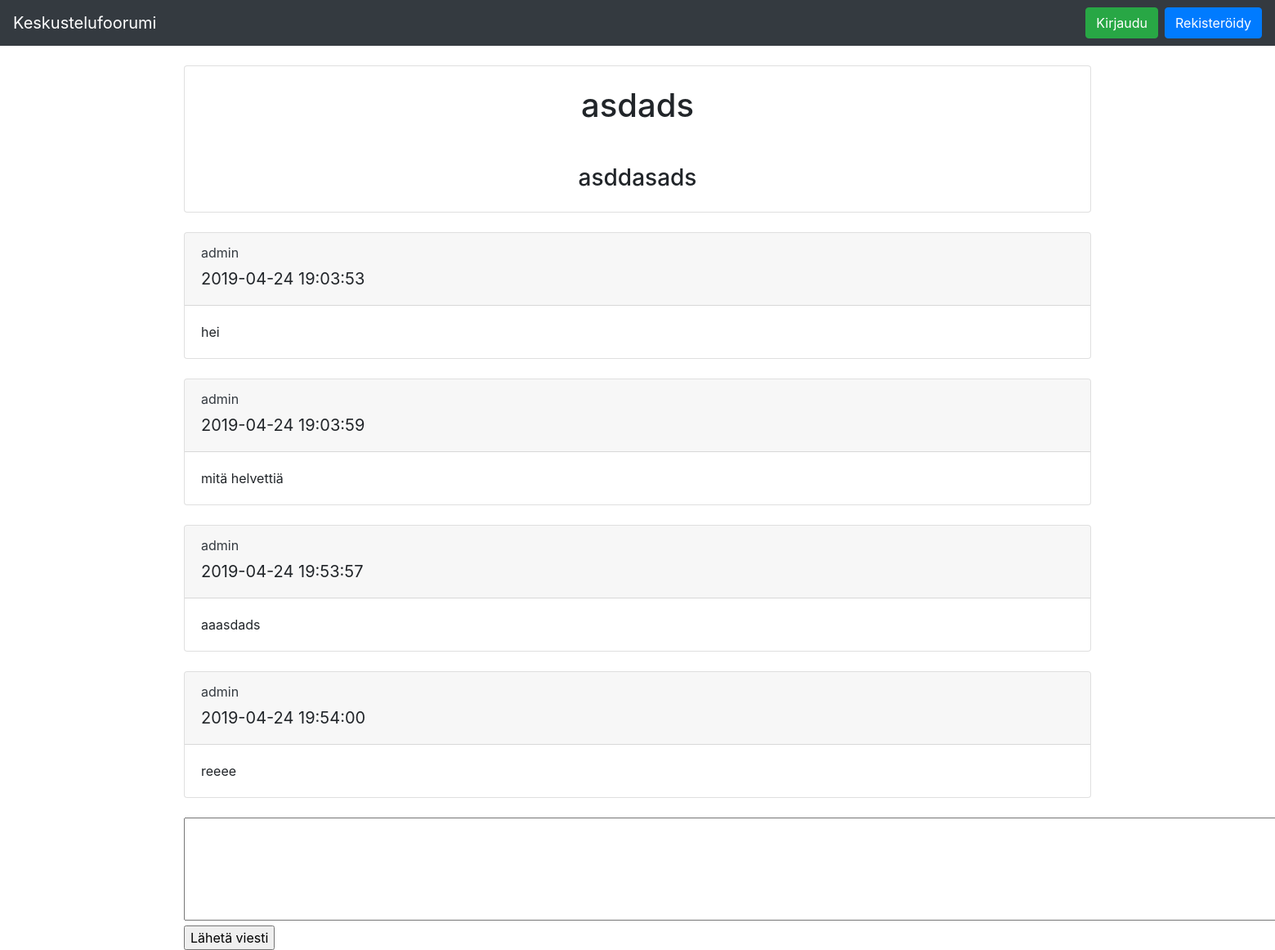
Page /topics/3 on the committed database.
### application/topics/models.py (models this page shows, shortened)
class Topics(db.Model):
    id = db.Column(db.Integer, primary_key=True)
    date_created = db.Column(db.DateTime, default=db.func.current_timestamp())
    date_modified = db.Column(
        db.DateTime,
        default=db.func.current_timestamp(),
        onupdate=db.func.current_timestamp())
    name = db.Column(db.String(144), nullable=False)
    desc = db.Column(db.String(144), nullable=True)
    account_id = db.Column(
        db.Integer, db.ForeignKey('account.id'), nullable=False)
    kategoriat = relationship("Categories", secondary="topics_categories")

### application/posts/models.py (models this page shows, shortened)
class Posts(db.Model):
    id = db.Column(db.Integer, primary_key=True)
    date_created = db.Column(db.DateTime, default=db.func.current_timestamp())
    date_modified = db.Column(
        db.DateTime,
        default=db.func.current_timestamp(),
        onupdate=db.func.current_timestamp())
    message = db.Column(db.Text, nullable=False)
    account_id = db.Column(
        db.Integer, db.ForeignKey('account.id'), nullable=False)
    topics_id = db.Column(
        db.Integer, db.ForeignKey('topics.id'), nullable=False)
    @staticmethod
    def find_posts(topic_id):
        stmt = text(
            "SELECT Posts.id, Posts.message, Account.username, Posts.date_created, Account.id FROM Posts "
            "LEFT JOIN Account ON Account.id = Posts.account_id "
            "LEFT JOIN Topics ON Topics.id = Posts.topics_id "
            "WHERE Topics.id = :topic").params(topic=topic_id)
        res = db.engine.execute(stmt)
        response = []
        for row in res:
            response.append({
                "id": row[0],
                "message": row[1],
                "username": row[2],
                "date": row[3],
                "userid": row[4],
            })
        return response
    @staticmethod
    def topics_info(topic_id):
        stmt = text(
            "SELECT Topics.id, Topics.name, Topics.desc FROM Topics "
            "WHERE Topics.id = :topic").params(topic=topic_id)
        res = db.engine.execute(stmt)
        response = []
        for row in res:
            response.append({"id": row[0], "name": row[1], "desc": row[2]})
        return response

### application/auth/models.py (models this page shows, shortened)
class User(db.Model):
    __tablename__ = "account"
    id = db.Column(db.Integer, primary_key=True)
    name = db.Column(db.String(144), nullable=False)
    username = db.Column(db.String(144), nullable=False)
    password = db.Column(db.String(144), nullable=False)
    rank = db.Column(db.String(144), nullable=False)

### application/topics/views.py (the view)
@app.route("/topics/<topic_id>")
def topic_link(topic_id):
    return render_template(
        "topics/topic.html", topic_id=topic_id, form=PostsForm(), find_posts=Posts.find_posts(topic_id), topics_info=Posts.topics_info(topic_id))

### application/posts/forms.py
class PostsForm(FlaskForm):
    message = TextAreaField("Viesti", [validators.length(min=3, max=255)])
    class Meta:
        csrf = False

### application/templates/topics/topic.html (shortened to what this page needs)
{% extends "layout.html" %} {% block body %}
{% if find_posts is defined %}
{% if topics_info is defined %}
{% for topic in topics_info %}
<section class="container">
  <div class="panel panel-default">
    <div class="card mb-4">
      <h1 class="my-4 text-center ">{{ topic.name }}</h1>
      <h3 class="my-4 text-center">{{ topic.desc }}</h2>
    </div>
  </div>
  {% endfor %}
  <section class="row panel-body">
    <section class="col-md-12">
      {% for post in find_posts %}
      <div class="card mb-4 shadow-sm">
        <div class="card-header">
            <a class="font-weight-normal text-dark" href="/user/{{ post.userid }}">{{ post.username}}</a>
            <h5 class="my-2 font-weight-normal "> {{ post.date }} </h5>
        </div>
        <div class="card-body">
          {{ post.message }}
        </div>
      </div>
      {% endfor %} {% endif %} {% endif %}
      <form method="POST" action="{{ url_for('message_create', topic_id=topic_id) }}">
        {{ form.message (cols="155", rows="5") }}
        <td colspan="2">
          <br>
          <input type="submit" value="Lähetä viesti" />
        </td>
      </form>
    </section>
  </section>
  {% endblock %}

### rows in the picture
Topics: name "asdads", desc "asddasads"
Posts: username "admin", date "2019-04-24 19:03:53", message "hei"
Posts: username "admin", date "2019-04-24 19:03:59", message "mitä helvettiä"
Posts: username "admin", date "2019-04-24 19:53:57", message "aaasdads"
Posts: username "admin", date "2019-04-24 19:54:00", message "reeee"
